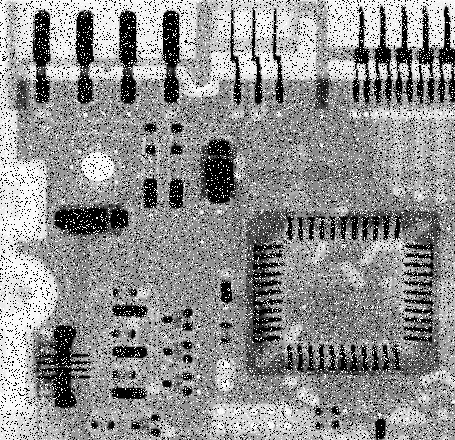
#> input picture images/FIG033_3.TIF, 455 x 440 px
$ jupyter execute ProcIMG_Tarefa7.ipynb
#> lines starting #> are read from the running program, lines starting #| are printed output that depends on the picture
[cell 1]
import matplotlib.pyplot as plt
import numpy as np
import os
from skimage import io, color, util, filters, morphology

image_path = './images/FIG033_3.TIF'

try:
    fig_3_35 = io.imread(image_path)
#> fig_3_35 is the input picture: shape (440, 455); min 0, max 255, mean 144.1
    if fig_3_35 is None:
        raise FileNotFoundError("Erro: Imagem da Figura 3.35 não encontrada.")
except FileNotFoundError as e:
    print(e)
    exit()

img_original_ruido = fig_3_35


if img_original_ruido.ndim > 2:
    img_original_ruido = color.rgb2gray(img_original_ruido)

img_original_ruido = util.img_as_ubyte(img_original_ruido)

footprint = morphology.square(3)

img_filtro_media = filters.rank.mean(img_original_ruido, footprint=footprint)
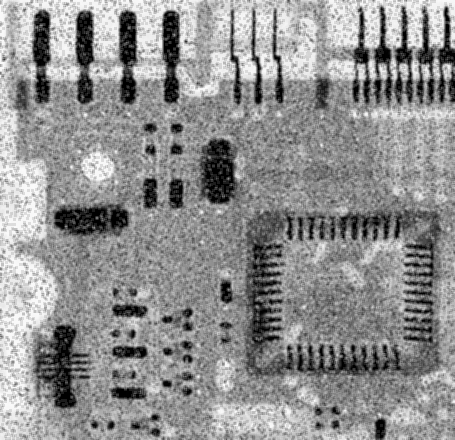
#> img_filtro_media: shape (440, 455); min 0, max 253, mean 143.6

img_filtro_mediana = filters.rank.median(img_original_ruido, footprint=footprint)
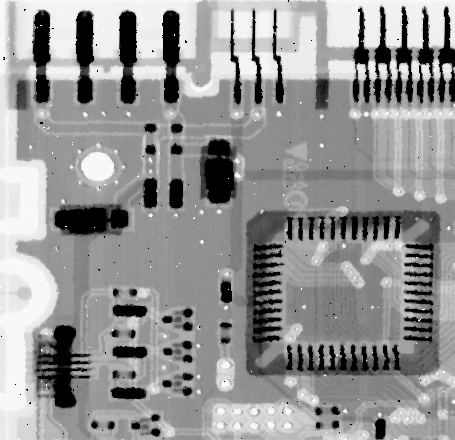
#> img_filtro_mediana: shape (440, 455); min 0, max 255, mean 148.2

fig, axes = plt.subplots(1, 3, figsize=(18, 6))

# Imagem Original (recortada)
axes[0].imshow(img_original_ruido, cmap='gray')
axes[0].set_title('Original com Ruído')
axes[0].axis('off')

# Resultado do Filtro de Média
axes[1].imshow(img_filtro_media, cmap='gray')
axes[1].set_title('Filtro de Média (3x3)')
axes[1].axis('off')

# Resultado do Filtro de Mediana
axes[2].imshow(img_filtro_mediana, cmap='gray')
axes[2].set_title('Filtro de Mediana (3x3)')
axes[2].axis('off')

plt.tight_layout()
plt.show()
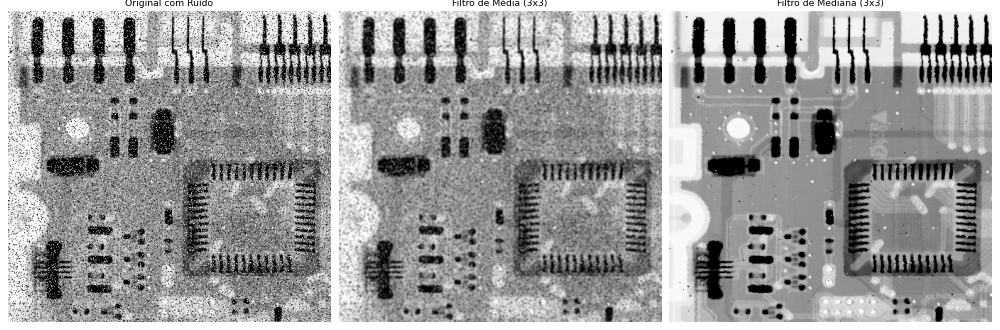
#> figure drawn by matplotlib, 3 panels

io.imsave('./images/T7-img_filtro_media.png', img_filtro_media)
io.imsave('./images/T7-img_filtro_mediana.png', img_filtro_mediana)

$ run again, with images/FIG033_2.TIF copied over images/FIG033_3.TIF
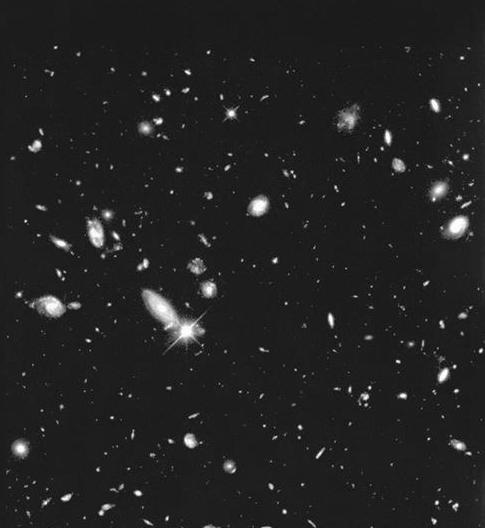
#> input picture images/FIG033_2.TIF, 485 x 528 px
#> fig_3_35 is the input picture: shape (528, 485); min 0, max 255, mean 34.5
#> `plt.show()`:
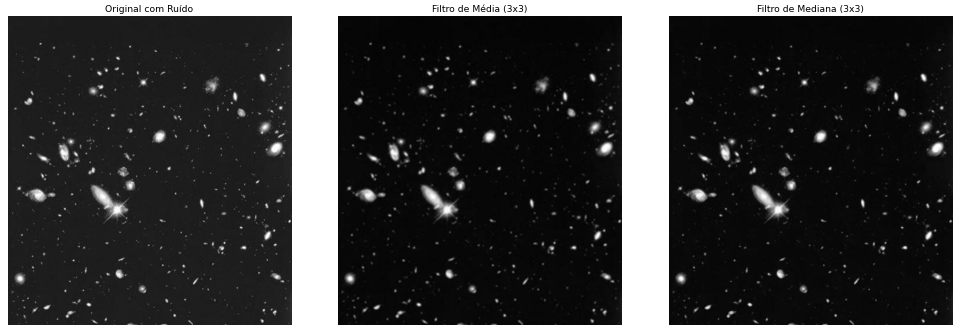
#> figure drawn by matplotlib, 3 panels

$ run again, with images/FIG033_4.TIF copied over images/FIG033_3.TIF
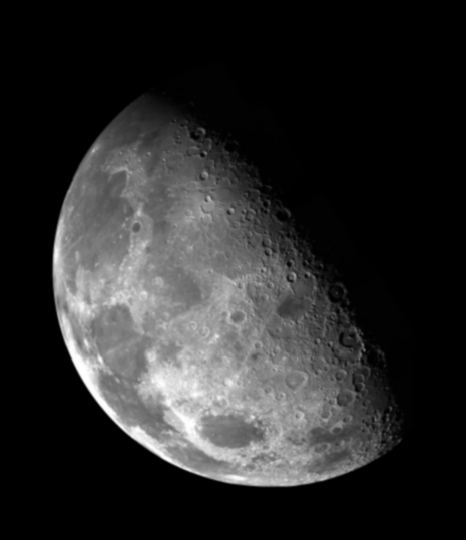
#> input picture images/FIG033_4.TIF, 466 x 540 px
#> fig_3_35 is the input picture: shape (540, 466); min 0, max 254, mean 42.7
#> `plt.show()`:
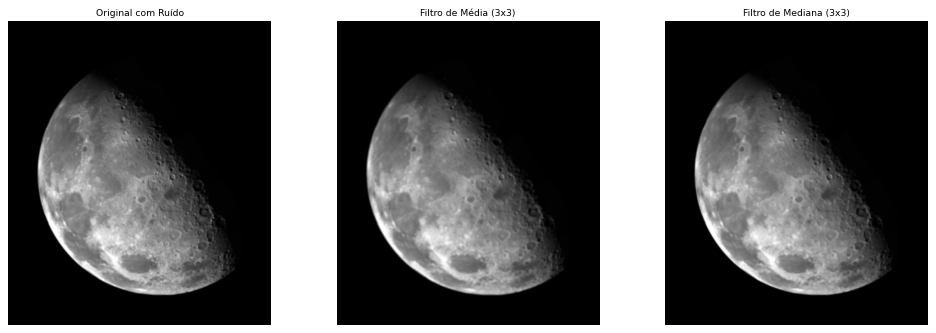
#> figure drawn by matplotlib, 3 panels

$ run again, with images/FIG034_2.TIF copied over images/FIG033_3.TIF
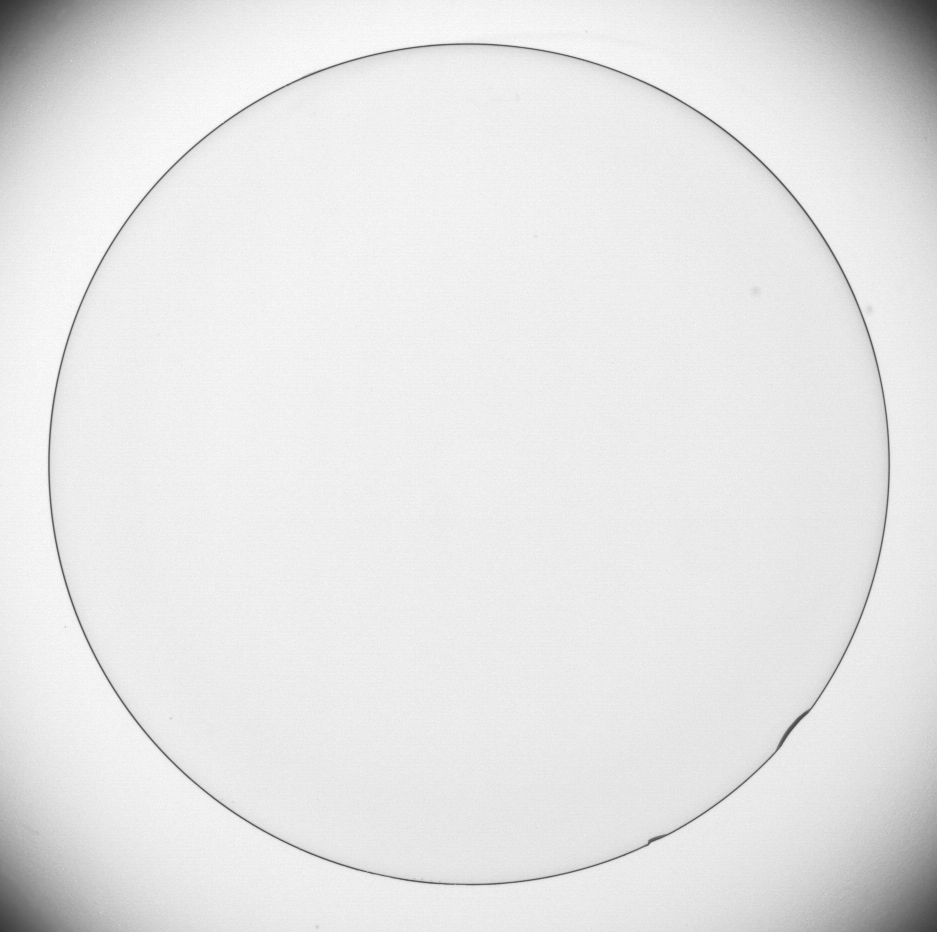
#> input picture images/FIG034_2.TIF, 937 x 932 px
#> fig_3_35 is the input picture: shape (932, 937); min 50, max 255, mean 229.7
#> `plt.show()`:
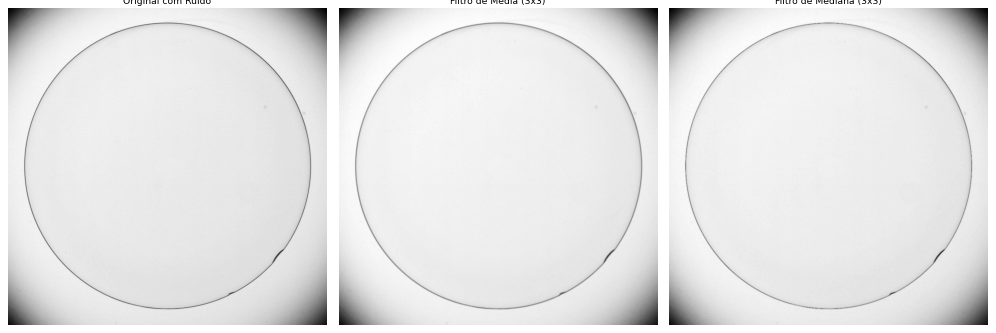
#> figure drawn by matplotlib, 3 panels
